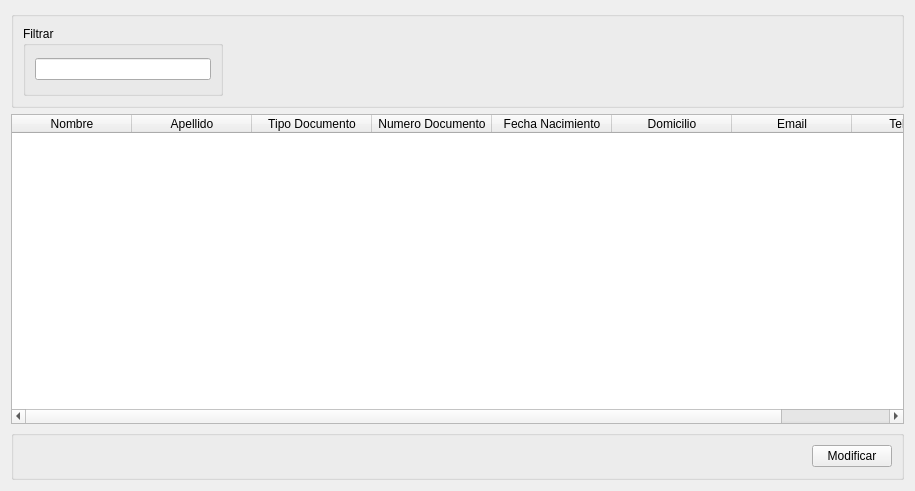
<?xml version="1.0" encoding="UTF-8"?>
<ui version="4.0">
 <class>WidgetModificarPersonal</class>
 <widget class="QWidget" name="WidgetModificarPersonal">
  <property name="geometry">
   <rect>
    <x>0</x>
    <y>0</y>
    <width>915</width>
    <height>491</height>
   </rect>
  </property>
  <property name="windowTitle">
   <string>Modificar Personal</string>
  </property>
  <layout class="QVBoxLayout" name="verticalLayout">
   <item>
    <widget class="QGroupBox" name="groupBox">
     <property name="sizePolicy">
      <sizepolicy hsizetype="Expanding" vsizetype="Minimum">
       <horstretch>0</horstretch>
       <verstretch>0</verstretch>
      </sizepolicy>
     </property>
     <property name="title">
      <string/>
     </property>
     <layout class="QVBoxLayout" name="verticalLayout_2">
      <item>
       <widget class="QGroupBox" name="groupBox_2">
        <property name="sizePolicy">
         <sizepolicy hsizetype="Maximum" vsizetype="Preferred">
          <horstretch>0</horstretch>
          <verstretch>0</verstretch>
         </sizepolicy>
        </property>
        <property name="minimumSize">
         <size>
          <width>150</width>
          <height>70</height>
         </size>
        </property>
        <property name="maximumSize">
         <size>
          <width>200</width>
          <height>70</height>
         </size>
        </property>
        <property name="title">
         <string>Filtrar</string>
        </property>
        <layout class="QHBoxLayout" name="horizontalLayout_2">
         <item>
          <widget class="QLineEdit" name="lineEditBuscarNombre"/>
         </item>
        </layout>
       </widget>
      </item>
     </layout>
    </widget>
   </item>
   <item>
    <widget class="QTableWidget" name="tableWidgetEmpleados">
     <attribute name="horizontalHeaderDefaultSectionSize">
      <number>120</number>
     </attribute>
     <column>
      <property name="text">
       <string>Nombre</string>
      </property>
     </column>
     <column>
      <property name="text">
       <string>Apellido</string>
      </property>
     </column>
     <column>
      <property name="text">
       <string>Tipo Documento</string>
      </property>
     </column>
     <column>
      <property name="text">
       <string>Numero Documento</string>
      </property>
     </column>
     <column>
      <property name="text">
       <string>Fecha Nacimiento</string>
      </property>
     </column>
     <column>
      <property name="text">
       <string>Domicilio</string>
      </property>
     </column>
     <column>
      <property name="text">
       <string>Email</string>
      </property>
     </column>
     <column>
      <property name="text">
       <string>Telefono</string>
      </property>
     </column>
    </widget>
   </item>
   <item>
    <widget class="QGroupBox" name="groupBox_3">
     <property name="minimumSize">
      <size>
       <width>50</width>
       <height>50</height>
      </size>
     </property>
     <property name="title">
      <string/>
     </property>
     <layout class="QHBoxLayout" name="horizontalLayout_3">
      <item>
       <spacer name="horizontalSpacer">
        <property name="orientation">
         <enum>Qt::Horizontal</enum>
        </property>
        <property name="sizeHint" stdset="0">
         <size>
          <width>40</width>
          <height>20</height>
         </size>
        </property>
       </spacer>
      </item>
      <item>
       <widget class="QPushButton" name="pushButtonModificar">
        <property name="text">
         <string>Modificar</string>
        </property>
       </widget>
      </item>
     </layout>
    </widget>
   </item>
  </layout>
 </widget>
 <resources/>
 <connections/>
</ui>
